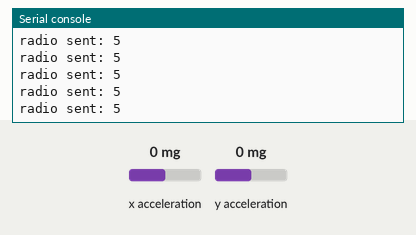
Simulated run of this program. Board: BBC micro:bit (MakeCode). Parts: the last lines printed to the serial console. Inputs (shaded band) come from the test bench; at power-on: x acceleration 0 mg, y acceleration 0 mg. No radio messages arrive unless stated (any console line starting 'radio sent:' is added by the test bench).

Above: at 1.2 s.
1.3 s: x acceleration set to -1440 mg
At 2.1 s:
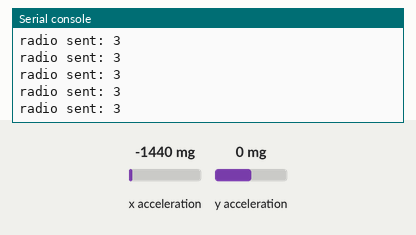
2.8 s: y acceleration set to -1440 mg
At 3.7 s:
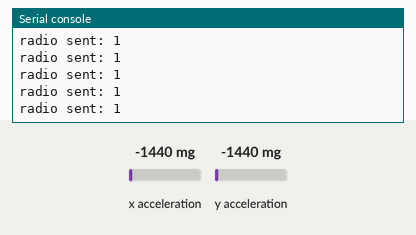
4.3 s: y acceleration set to 750 mg
At 5.0 s:
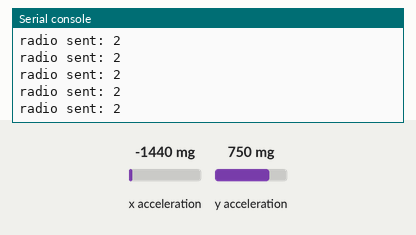
Timing chart, 0 to 7.3 s (numbered marks = the images above; inputs shaded):
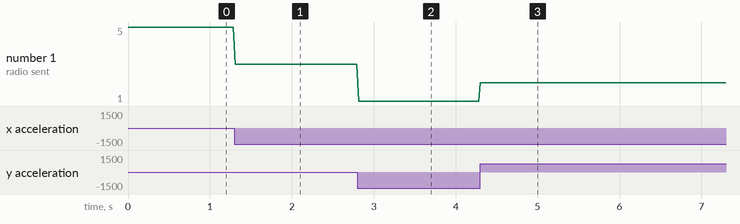

Measured:
- after the input at 1.3 s, the serial console: prints a new line at once (image 1)
- after the input at 2.8 s, the serial console: prints a new line at once (image 2)
- after the input at 4.3 s, the serial console: prints a new line at once (image 3)
- plotted number 1: 5 → 3 after the input at 1.3 s, 3 → 1 after the input at 2.8 s, 1 → 2 after the input at 4.3 s

The program:

main.ts
```typescript
radio.onReceivedString(function (receivedString) {

})
radio.setGroup(10)
basic.forever(function () {
    if (input.acceleration(Dimension.Y) < -500) {
        radio.sendNumber(1)
    } else if (input.acceleration(Dimension.Y) > 500) {
        radio.sendNumber(2)
    } else if (input.acceleration(Dimension.X) < -500) {
        radio.sendNumber(3)
    } else if (input.acceleration(Dimension.X) > 500) {
        radio.sendNumber(4)
    } else {
        radio.sendNumber(5)
    }
})
```

test.ts
```typescript
// 在這裡測試；當此封包作為擴充功能時，將不會編譯此內容。
```
